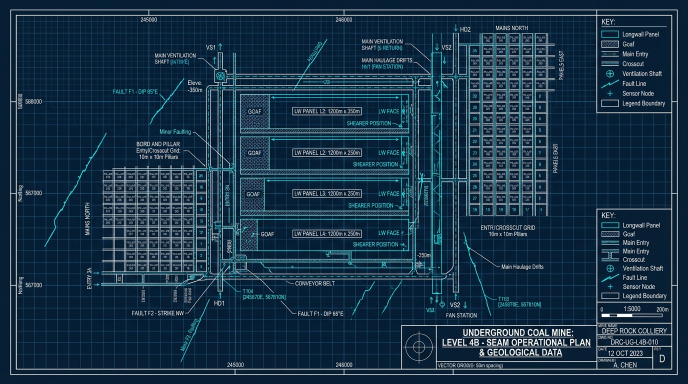
#> input picture authentication-admin/mine-frontpage/assets/sample_mine_blueprint.jpg, 1376 x 768 px (shown at 1/2 size)
$ python train_cv_model.py
#> lines starting #> are read from the running program, lines starting #| are printed output that depends on the picture; after the words box and inside, x2 and y2 are one past the last pixel; in counts of white or black regions, pixels touching at a corner belong together
### backend/cv_engine.py
"""
MINEGUARD AI — Underground Mine Blueprint Computer Vision & ML Extraction Engine

Performs automated computer vision analysis on uploaded mine blueprints (PNG, JPG, WEBP, PDF)
to detect authentic underground mine structures:
- Preprocessing: Resolution normalization, CLAHE contrast enhancement, bilateral denoising, adaptive & Otsu binarization
- CV Feature Extraction: Morphological skeletonization, junction/endpoint degree detection, line segment grouping
- Topology Synthesis: Graph node extraction (junctions, shafts, dead ends), roadway edge tracing
- Feature Classification: Coal pillars, chambers, refuge stations, extraction panels
- Dynamic Positioning: Maps live miners and strata sensors directly onto the detected geometry
- Validation: Verifies structure sanity and confidence scoring
"""

import os
import math
import uuid
import json
import numpy as np
import cv2
from PIL import Image
import io

try:
    import pypdfium2 as pdfium
    HAS_PDFIUM = True
except ImportError:
    HAS_PDFIUM = False


def load_blueprint_image(file_bytes: bytes, filename: str):
    """
    Extracts high-resolution image array from image or PDF bytes.
    Returns: (cv2_image_bgr, width, height, is_pdf, page_count)
    """
#> called with filename = 'sample_mine_blueprint.jpg'
    ext = os.path.splitext(filename)[1].lower()
    is_pdf = ext == ".pdf"
    page_count = 1

    if is_pdf:
        if not HAS_PDFIUM:
            raise RuntimeError("PDF processing requires pypdfium2, which is not installed.")
        pdf = pdfium.PdfDocument(file_bytes)
        page_count = len(pdf)
        if page_count == 0:
            raise ValueError("The provided PDF file contains 0 pages.")

        # Render first page at scale 2.0 (approx 150-200 DPI for CAD blueprints)
        page = pdf[0]
        pil_image = page.render(scale=2.0).to_pil()
        # Convert PIL to cv2 BGR
        rgb_arr = np.array(pil_image)
        if len(rgb_arr.shape) == 2:
            img_bgr = cv2.cvtColor(rgb_arr, cv2.COLOR_GRAY2BGR)
        elif rgb_arr.shape[2] == 4:
            img_bgr = cv2.cvtColor(rgb_arr, cv2.COLOR_RGBA2BGR)
        else:
            img_bgr = cv2.cvtColor(rgb_arr, cv2.COLOR_RGB2BGR)
    else:
        # Load from image bytes
        nparr = np.frombuffer(file_bytes, np.uint8)
        img_bgr = cv2.imdecode(nparr, cv2.IMREAD_COLOR)
#> img_bgr is the input picture: shape (768, 1376, 3); mean B, G, R 71.8, 51.1, 24.5
        if img_bgr is None:
            # Fallback to PIL
            pil_img = Image.open(io.BytesIO(file_bytes))
            rgb_arr = np.array(pil_img.convert("RGB"))
            img_bgr = cv2.cvtColor(rgb_arr, cv2.COLOR_RGB2BGR)

    if img_bgr is None:
        raise ValueError(f"Unable to decode blueprint file: {filename}")

    h, w = img_bgr.shape[:2]

    # Normalize image dimensions to reasonable bounds (max 1400px) while preserving aspect ratio
    max_dim = 1400
    if max(h, w) > max_dim:
        scale = max_dim / float(max(h, w))
        new_w = int(w * scale)
        new_h = int(h * scale)
        img_bgr = cv2.resize(img_bgr, (new_w, new_h), interpolation=cv2.INTER_AREA)
        h, w = img_bgr.shape[:2]

    return img_bgr, w, h, is_pdf, page_count


def preprocess_blueprint(img_bgr):
    """
    Applies image preprocessing:
    1. Grayscale conversion
    2. Polarity analysis (detect dark vs light background)
    3. CLAHE local contrast equalization
    4. Bilateral filtering for noise suppression while preserving edges
    5. Adaptive + Otsu thresholding to isolate structural lines (foreground = 255)
    """
    gray = cv2.cvtColor(img_bgr, cv2.COLOR_BGR2GRAY)
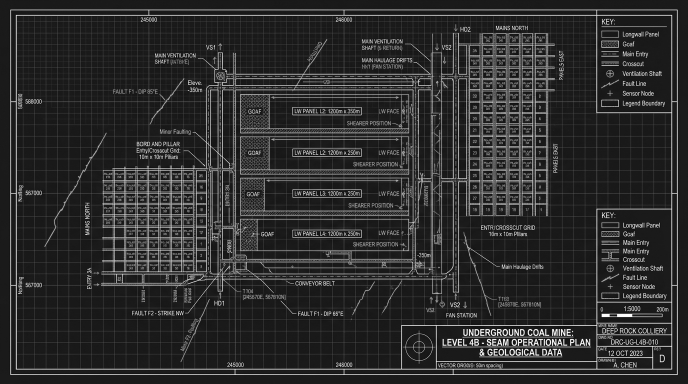
#> gray: shape (768, 1376) (shown at 1/2 size); min 1, max 255, mean 45.5
    mean_val = np.mean(gray)
#> mean_val = 45.49
    is_dark_background = mean_val < 115
#> is_dark_background = True

    # 1. Local contrast enhancement via CLAHE
    clahe = cv2.createCLAHE(clipLimit=2.8, tileGridSize=(8, 8))
    enhanced = clahe.apply(gray)
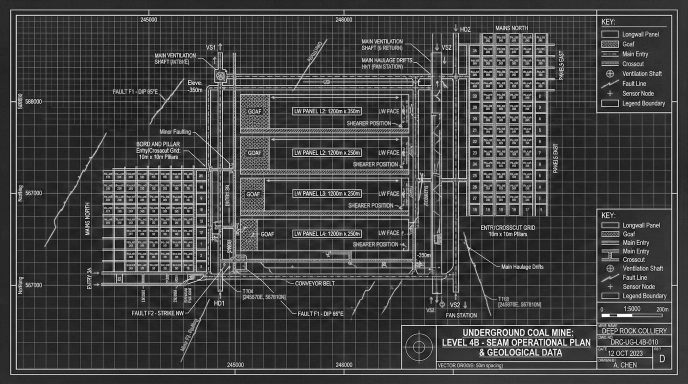
#> enhanced: shape (768, 1376) (shown at 1/2 size); min 1, max 255, mean 66.5

    # 2. Bilateral filter to smooth paper grain/compression noise while keeping sharp CAD boundaries
    denoised = cv2.bilateralFilter(enhanced, d=5, sigmaColor=45, sigmaSpace=45)

    # 3. Binarization: foreground = tunnel/structures (white = 255)
    if is_dark_background:
        # Dark background with bright lines
        _, thresh1 = cv2.threshold(denoised, 0, 255, cv2.THRESH_BINARY + cv2.THRESH_OTSU)
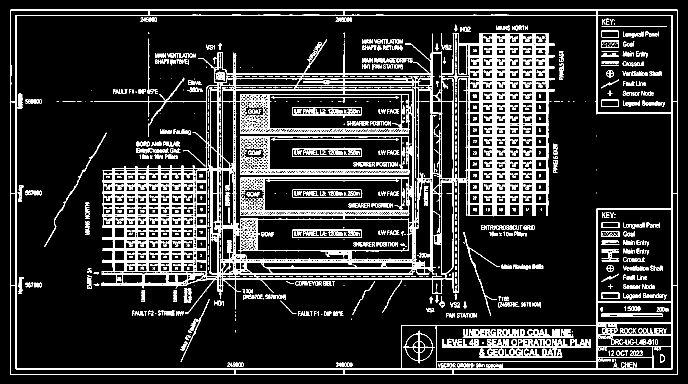
#> thresh1: shape (768, 1376) (shown at 1/2 size); 14.8% white in thin lines or dots
        thresh2 = cv2.adaptiveThreshold(denoised, 255, cv2.ADAPTIVE_THRESH_GAUSSIAN_C, cv2.THRESH_BINARY, 21, -4)
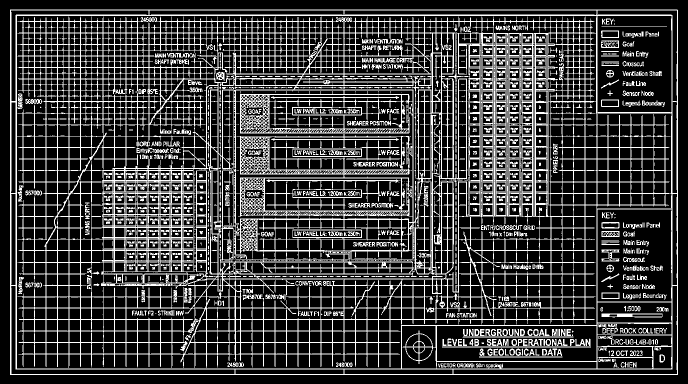
#> thresh2: shape (768, 1376) (shown at 1/2 size); 23.8% white in thin lines or dots
        binary = cv2.bitwise_or(thresh1, thresh2)
#> binary: shape (768, 1376); 24.2% white in thin lines or dots
    else:
        # Light background with dark lines (standard blueprint CAD)
        _, thresh1 = cv2.threshold(denoised, 0, 255, cv2.THRESH_BINARY_INV + cv2.THRESH_OTSU)
        thresh2 = cv2.adaptiveThreshold(denoised, 255, cv2.ADAPTIVE_THRESH_GAUSSIAN_C, cv2.THRESH_BINARY_INV, 21, 4)
        binary = cv2.bitwise_or(thresh1, thresh2)

    # Clean small isolated speckles
    kernel_clean = cv2.getStructuringElement(cv2.MORPH_RECT, (2, 2))
    binary = cv2.morphologyEx(binary, cv2.MORPH_OPEN, kernel_clean)
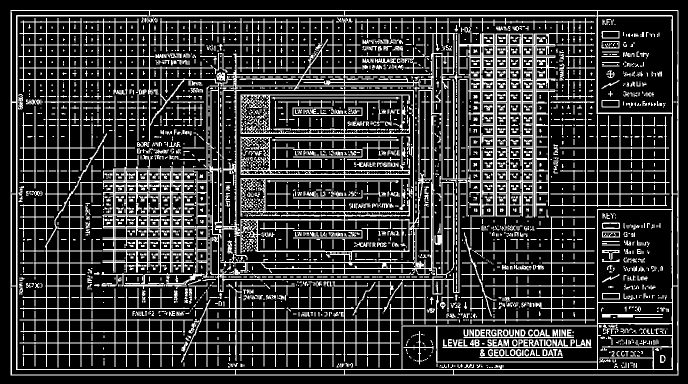
#> binary: shape (768, 1376) (shown at 1/2 size); 21.2% white in thin lines or dots

    return binary, gray, is_dark_background


# [782 lines left out: functions zhang_suen_thinning, prune_spurs, cluster_points, analyze_mine_blueprint_cv, not called in this run]


def String_pad(num):
    return str(num).zfill(2)

### backend/train_cv_model.py
"""
MINEGUARD AI — Computer Vision Mine Blueprint Structure & Contour Classifier
Trains an automated CV Feature Classifier to classify detected blueprint contours
into structural mine components:
- PILLAR (Solid coal extraction pillars)
- REFUGE_CHAMBER (Subsurface emergency refuge rooms / machinery stations)
- ROADWAY (Underground galleries, main haulage entries, crosscuts)
- SHAFT (Surface incline portals & vertical shafts)
- NOISE (CAD borders, grid ticks, text annotations, isolated speckles)

Outputs:
- backend/models/cv_feature_classifier.joblib
- backend/models/cv_preprocessor.joblib
- backend/models/cv_model_metadata.json
"""

import os
import math
import json
from datetime import datetime, timezone
import numpy as np
import cv2
from sklearn.ensemble import RandomForestClassifier
from sklearn.preprocessing import StandardScaler
from sklearn.model_selection import train_test_split
from sklearn.metrics import classification_report, confusion_matrix, accuracy_score
import joblib

from cv_engine import load_blueprint_image, preprocess_blueprint

MODELS_DIR = os.path.join(os.path.dirname(__file__), "models")
os.makedirs(MODELS_DIR, exist_ok=True)

CV_MODEL_PATH = os.path.join(MODELS_DIR, "cv_feature_classifier.joblib")
CV_PREPROCESSOR_PATH = os.path.join(MODELS_DIR, "cv_preprocessor.joblib")
CV_METADATA_PATH = os.path.join(MODELS_DIR, "cv_model_metadata.json")

CV_FEATURE_NAMES = [
    "area",
    "perimeter",
    "aspect_ratio",
    "extent",
    "solidity",
    "compactness",
    "rect_diff",
    "hu_moment_1",
    "hu_moment_2",
    "hu_moment_3",
    "hu_moment_4",
    "hu_moment_5",
    "hu_moment_6",
    "hu_moment_7",
    "norm_w",
    "norm_h",
    "norm_area",
]

CV_CLASSES = ["PILLAR", "REFUGE_CHAMBER", "ROADWAY", "SHAFT", "NOISE"]


def extract_contour_cv_features(cnt, img_w: int = 1000, img_h: int = 700):
    """
    Extracts 17 invariant morphological & shape descriptors from an OpenCV contour.
    """
    area = float(cv2.contourArea(cnt))
    perimeter = float(cv2.arcLength(cnt, True))
    rx, ry, rw, rh = cv2.boundingRect(cnt)

    aspect_ratio = float(rw) / float(rh) if rh > 0 else 1.0
    bounding_box_area = float(rw * rh)
    extent = area / (bounding_box_area + 1e-5)

    hull = cv2.convexHull(cnt)
    hull_area = float(cv2.contourArea(hull))
    solidity = area / (hull_area + 1e-5)

    compactness = (4.0 * math.pi * area) / ((perimeter ** 2) + 1e-5)
    rect_diff = abs(area - bounding_box_area) / (bounding_box_area + 1e-5)

    # 7 Hu Moments (log transformed for numerical stability)
    moments = cv2.moments(cnt)
    hu_raw = cv2.HuMoments(moments)
    hu_feats = []
    for h in hu_raw:
        val = h[0]
        if val != 0:
            hu_feats.append(-1.0 * math.copysign(1.0, val) * math.log10(abs(val)))
        else:
            hu_feats.append(0.0)

    norm_w = float(rw) / float(img_w)
    norm_h = float(rh) / float(img_h)
    norm_area = area / float(img_w * img_h)

    return [
        area,
        perimeter,
        aspect_ratio,
        extent,
        solidity,
        compactness,
        rect_diff,
        hu_feats[0],
        hu_feats[1],
        hu_feats[2],
        hu_feats[3],
        hu_feats[4],
        hu_feats[5],
        hu_feats[6],
        norm_w,
        norm_h,
        norm_area,
    ]


def build_cv_dataset():
    """
    Collects contours from existing blueprints and augments them
    with synthetic CAD geometry to train a robust multi-class CV classifier.
    """
    X_samples = []
    y_labels = []

    # 1. Mine authentic blueprints from project assets
    asset_paths = [
        os.path.join(os.path.dirname(__file__), "..", "public", "assets", "sample_mine_blueprint.jpg"),
        os.path.join(os.path.dirname(__file__), "..", "public", "assets", "mine_blueprint_b.png"),
        os.path.join(os.path.dirname(__file__), "test_assets", "mine_blueprint_b.png"),
    ]

    for path in asset_paths:
        if os.path.exists(path):
            with open(path, "rb") as f:
                img_bytes = f.read()
            img_bgr, w, h, _, _ = load_blueprint_image(img_bytes, os.path.basename(path))
            binary, _, _ = preprocess_blueprint(img_bgr)
            contours, _ = cv2.findContours(binary, cv2.RETR_TREE, cv2.CHAIN_APPROX_SIMPLE)
#> contours = 3763 contours, 2760 with area under 20; largest, box (x1, y1, x2, y2) and area: (21, 20, 1357, 751) 974550, (34, 32, 1345, 739) 813217, (37, 34, 914, 556) 159042, (900, 36, 1339, 647) 66168, (39, 267, 386, 735) 33322

            for cnt in contours:
                area = cv2.contourArea(cnt)
                feats = extract_contour_cv_features(cnt, w, h)
                rx, ry, rw, rh = cv2.boundingRect(cnt)
                solidity = feats[4]
                extent = feats[3]
                aspect = feats[2]

                if area < 300:
                    label = "NOISE"
                elif area > 10000 and solidity > 0.85:
                    label = "REFUGE_CHAMBER"
                elif 1500 <= area <= 7500 and extent > 0.80 and 0.5 <= aspect <= 1.8:
                    label = "PILLAR"
                elif aspect > 3.0 or aspect < 0.33:
                    label = "ROADWAY"
                elif 500 <= area <= 2000 and 0.7 <= aspect <= 1.4:
                    label = "SHAFT"
                else:
                    label = "NOISE"

                X_samples.append(feats)
                y_labels.append(label)
#> this loop made 3763 passes
#> (perimeter in extract_contour_cv_features, rx, ry, rw, rh, aspect_ratio in extract_contour_cv_features, bounding_box_area in extract_contour_cv_features) on pass 21: (40.83, 1106, 698, 9, 14, 0.643, 126)

    # 2. Augment with synthetic geometric CAD structures across all 5 classes
    np.random.seed(42)
    n_synth_per_class = 800

    # Synthetic PILLARS (Coal pillars: solid rectangular/square blocks, high solidity > 0.90)
    for _ in range(n_synth_per_class):
        pw = int(np.random.uniform(35, 75))
        ph = int(np.random.uniform(35, 85))
        canvas = np.zeros((200, 200), dtype=np.uint8)
        # Add slight jitter/rounding
        cv2.rectangle(canvas, (30, 30), (30 + pw, 30 + ph), 255, -1)
        cnts, _ = cv2.findContours(canvas, cv2.RETR_EXTERNAL, cv2.CHAIN_APPROX_SIMPLE)
        if cnts:
            X_samples.append(extract_contour_cv_features(cnts[0], 1000, 700))
            y_labels.append("PILLAR")
#> canvas: shape (200, 200); 7.8% white; 1 white region, box (x1, y1, x2, y2) and area: (30, 30, 69, 110) 3120

    # Synthetic REFUGE CHAMBERS (Large underground rooms: high area, high solidity)
    for _ in range(n_synth_per_class):
        cw = int(np.random.uniform(90, 160))
        ch = int(np.random.uniform(80, 140))
        canvas = np.zeros((300, 300), dtype=np.uint8)
        cv2.rectangle(canvas, (40, 40), (40 + cw, 40 + ch), 255, -1)
        cnts, _ = cv2.findContours(canvas, cv2.RETR_EXTERNAL, cv2.CHAIN_APPROX_SIMPLE)
        if cnts:
            X_samples.append(extract_contour_cv_features(cnts[0], 1000, 700))
            y_labels.append("REFUGE_CHAMBER")
#> canvas: shape (300, 300); 11.3% white; 1 white region, box (x1, y1, x2, y2) and area: (40, 40, 138, 144) 10192

    # Synthetic ROADWAY TUNNELS (Linear galleries: high aspect ratio, low solidity or thin)
    for _ in range(n_synth_per_class):
        is_horiz = np.random.choice([True, False])
        canvas = np.zeros((400, 400), dtype=np.uint8)
        if is_horiz:
            rw = int(np.random.uniform(150, 350))
            rh = int(np.random.uniform(10, 25))
        else:
            rw = int(np.random.uniform(10, 25))
            rh = int(np.random.uniform(150, 350))
        cv2.rectangle(canvas, (20, 20), (20 + rw, 20 + rh), 255, -1)
        cnts, _ = cv2.findContours(canvas, cv2.RETR_EXTERNAL, cv2.CHAIN_APPROX_SIMPLE)
        if cnts:
            X_samples.append(extract_contour_cv_features(cnts[0], 1000, 700))
            y_labels.append("ROADWAY")
#> canvas: shape (400, 400); 2.1% white; 1 white region, box (x1, y1, x2, y2) and area: (20, 20, 248, 35) 3420

    # Synthetic SHAFTS (Vertical / Incline portals: circular or concentric squares)
    for _ in range(n_synth_per_class):
        canvas = np.zeros((200, 200), dtype=np.uint8)
        radius = int(np.random.uniform(16, 32))
        cv2.circle(canvas, (100, 100), radius, 255, -1)
        cnts, _ = cv2.findContours(canvas, cv2.RETR_EXTERNAL, cv2.CHAIN_APPROX_SIMPLE)
        if cnts:
            X_samples.append(extract_contour_cv_features(cnts[0], 1000, 700))
            y_labels.append("SHAFT")
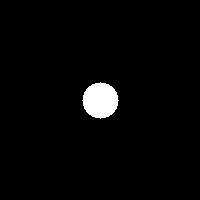
#> canvas: shape (200, 200); 2.5% white; 1 white region, box (x1, y1, x2, y2) and area: (82, 82, 119, 119) 1009

    # Synthetic NOISE (Tiny fragments, CAD border lines, text artifacts)
    for _ in range(n_synth_per_class):
        canvas = np.zeros((200, 200), dtype=np.uint8)
        noise_type = np.random.choice(["speckle", "thin_line", "polygon"])
        if noise_type == "speckle":
            nw = int(np.random.uniform(2, 12))
            nh = int(np.random.uniform(2, 12))
            cv2.rectangle(canvas, (50, 50), (50 + nw, 50 + nh), 255, -1)
        elif noise_type == "thin_line":
            cv2.line(canvas, (10, 10), (180, 10), 255, 1)
        else:
            pts = np.array([[30, 30], [50, 45], [40, 70], [20, 50]], np.int32)
            cv2.fillPoly(canvas, [pts], 255)

        cnts, _ = cv2.findContours(canvas, cv2.RETR_EXTERNAL, cv2.CHAIN_APPROX_SIMPLE)
        if cnts:
            X_samples.append(extract_contour_cv_features(cnts[0], 1000, 700))
            y_labels.append("NOISE")
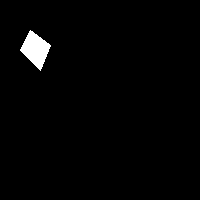
#> canvas: shape (200, 200); 1.7% white; 1 white region, box (x1, y1, x2, y2) and area: (20, 30, 51, 71) 676

    return np.array(X_samples, dtype=np.float64), np.array(y_labels, dtype=object)


def train_cv_pipeline():
    print("=" * 65)
    print("MINEGUARD AI - TRAINING COMPUTER VISION CONTOUR CLASSIFIER")
    print("=" * 65)

    print("\n[1/5] Extracting CV contour descriptors & augmenting CAD variations...")
    X, y = build_cv_dataset()
    print(f"Total contour samples: {len(X)}")
#| Total contour samples: 8553
    unique_classes, counts = np.unique(y, return_counts=True)
    for uc, count in zip(unique_classes, counts):
        print(f" - {uc:16s}: {count:5d} samples")
#> this loop made 5 passes
#> (uc, count) on passes 1 to 5: ('NOISE', 5251), ('PILLAR', 832), ('REFUGE_CHAMBER', 819), ('ROADWAY', 841), ('SHAFT', 810)
#> (printed output is left out)

    # Split
    X_train, X_test, y_train, y_test = train_test_split(
        X, y, test_size=0.20, random_state=42, stratify=y
    )
    print(f"\nTraining set: {len(X_train)} | Holdout test set: {len(X_test)}")
#| Training set: 6842 | Holdout test set: 1711

    # Preprocessor
    print("\n[2/5] Fitting CV StandardScaler across 17 morphological features...")
    preprocessor = StandardScaler()
    X_train_scaled = preprocessor.fit_transform(X_train)
    X_test_scaled = preprocessor.transform(X_test)

    # Train Random Forest Classifier
    print("\n[3/5] Training Random Forest Contour Classifier (n_estimators=120)...")
    clf = RandomForestClassifier(
        n_estimators=120,
        max_depth=14,
        min_samples_split=3,
        class_weight="balanced",
        random_state=42,
        n_jobs=-1
    )
    clf.fit(X_train_scaled, y_train)

    # Evaluate
    print("\n[4/5] Evaluating Computer Vision model on holdout set...")
    y_pred = clf.predict(X_test_scaled)
    acc = accuracy_score(y_test, y_pred)
    report = classification_report(y_test, y_pred, digits=4, output_dict=True)
    cm = confusion_matrix(y_test, y_pred, labels=CV_CLASSES).tolist()

    print(f"Contour Classification Accuracy: {acc * 100:.2f}%")
#| Contour Classification Accuracy: 99.77%
    print("\nClass Performance Breakdown:")
    for cls in CV_CLASSES:
        metrics = report.get(cls, {})
        print(f" - {cls:16s}: Precision={metrics.get('precision', 0):.4f}, Recall={metrics.get('recall', 0):.4f}, F1={metrics.get('f1-score', 0):.4f}")
#> this loop made 5 passes
#|  - PILLAR          : Precision=1.0000, Recall=1.0000, F1=1.0000
#|  - REFUGE_CHAMBER  : Precision=1.0000, Recall=1.0000, F1=1.0000
#|  - ROADWAY         : Precision=1.0000, Recall=0.9821, F1=0.9910
#|  - SHAFT           : Precision=1.0000, Recall=0.9938, F1=0.9969
#|  - NOISE           : Precision=0.9962, Recall=1.0000, F1=0.9981

    # Feature Importance
    importances = dict(zip(CV_FEATURE_NAMES, [round(float(v), 5) for v in clf.feature_importances_]))
    sorted_feats = sorted(importances.items(), key=lambda x: x[1], reverse=True)
    print("\nTop 5 Most Informative Shape Descriptors:")
    for fn, imp in sorted_feats[:5]:
        print(f" - {fn:16s}: {imp * 100:.2f}%")

    # Persist
    print(f"\n[5/5] Saving CV model bundles to {MODELS_DIR}...")
    joblib.dump(clf, CV_MODEL_PATH)
    joblib.dump(preprocessor, CV_PREPROCESSOR_PATH)
    print(f" - Saved CV model: {CV_MODEL_PATH}")
    print(f" - Saved CV preprocessor: {CV_PREPROCESSOR_PATH}")

    metadata = {
        "model_name": "Mine Blueprint Contour Classifier (Random Forest)",
        "features_count": len(CV_FEATURE_NAMES),
        "feature_names": CV_FEATURE_NAMES,
        "classes": list(clf.classes_),
        "accuracy": round(acc, 4),
        "classification_report": report,
        "confusion_matrix": cm,
        "feature_importances": importances,
        "trained_at": datetime.now(timezone.utc).isoformat(),
    }
    with open(CV_METADATA_PATH, "w", encoding="utf-8") as f:
        json.dump(metadata, f, indent=2)
    print(f" - Saved metadata: {CV_METADATA_PATH}")

    print("\n[OK] CV MODEL TRAINING COMPLETED SUCCESSFULLY!")
    return metadata


if __name__ == "__main__":
    train_cv_pipeline()
